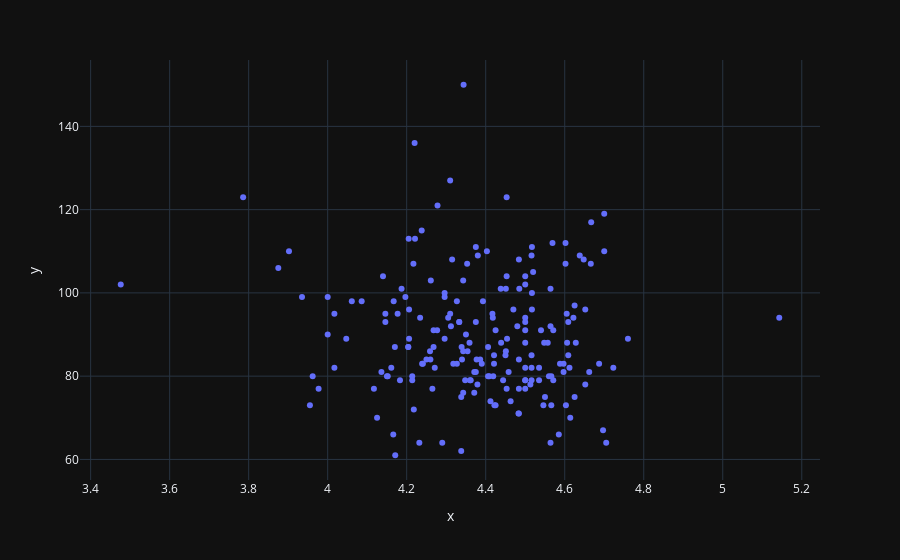

Notebook cell for this chart:
### Code cell
##### linear regression for createive thinking and HSgpa####
#### The weighted hg gpa is more normal than the unwigthed one.
#  We would like to use the weighted hg gpa. 
#Let's start with a pairplot to get an overview of the data.
# reference : kaggle.com/code/fareselmenshawii/linear-regression-from-scratch
import plotly.express as px
x = data['weighted_hs_gpa']
y = data['AugAverageSA']
px.scatter(x=x, y=y,template='plotly_dark')

### Figure 1 — Plotly figure (JSON) as saved in the notebook; plotly's stock layout.template omitted (floating-point values rounded to 4 significant figures; data arrays with more than 128 entries replaced by an {"elided": "..."} marker saying what was removed)
{"data": [{"hovertemplate": "x=%{x}<br>y=%{y}<extra></extra>", "legendgroup": "", "marker": {"color": "#636efa", "symbol": "circle"}, "mode": "markers", "name": "", "orientation": "v", "showlegend": false, "type": "scatter", "x": {"elided": "198 float values"}, "xaxis": "x", "y": {"elided": "198 int values"}, "yaxis": "y"}], "layout": {"legend": {"tracegroupgap": 0}, "margin": {"t": 60}, "xaxis": {"anchor": "y", "domain": [0, 1], "title": {"text": "x"}}, "yaxis": {"anchor": "x", "domain": [0, 1], "title": {"text": "y"}}}}
